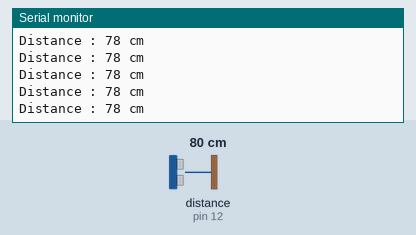
This sketch was run on a simulated Arduino Uno, built with avr-gcc and run on an emulated ATmega328P. Parts: the last lines printed to the serial monitor. Wiring (inferred from the names in the program): ultrasonic range finder: trigger pin 13; echo pin 12. The test bench sets the inputs (shaded band); at power-on: distance to the obstacle (sensor on pin 12) 80 cm. The echo pulse lasts 58.3 µs per cm.

Above: at 1.2 s.
1.3 s: distance to the obstacle (sensor on pin 12) set to 2 cm
At 1.8 s:
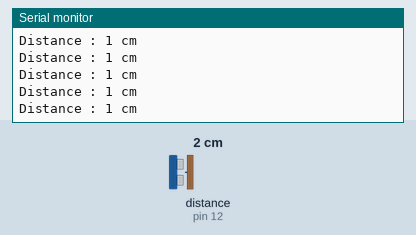
4.3 s: distance to the obstacle (sensor on pin 12) set to 18 cm
At 5.3 s:
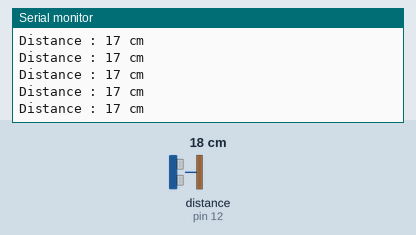
7.3 s: distance to the obstacle (sensor on pin 12) set to 4 cm
At 8.4 s:
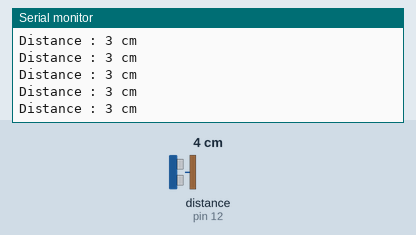
10.3 s: distance to the obstacle (sensor on pin 12) set to 35 cm
At 11.1 s:
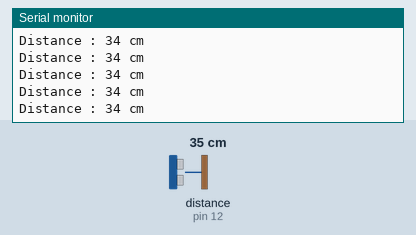
13.3 s: distance to the obstacle (sensor on pin 12) set to 9 cm
At 13.8 s:
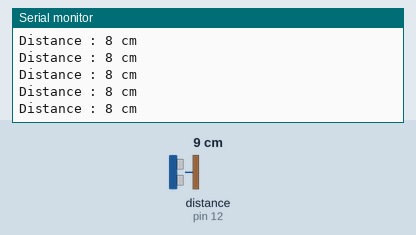
16.3 s: distance to the obstacle (sensor on pin 12) set to 120 cm
At 17.0 s:
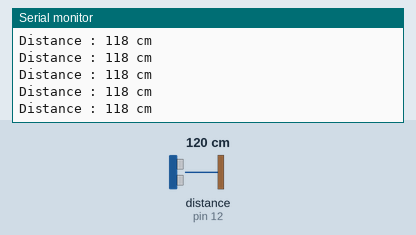
Timing chart, 0 to 19.3 s (numbered marks = the images above; inputs shaded):
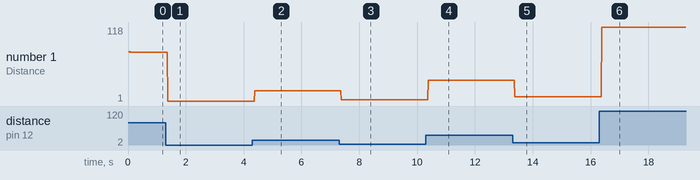

The sketch:

DISTANCE.ino
```cpp
#define echoPin 12
#define trigPin 13
long duration;
int distance;
void setup()
{
  pinMode(trigPin,OUTPUT);
  pinMode(echoPin,INPUT);
  Serial.begin(9600);
  Serial.println("UltraSonic Sensor Test");
}
void loop()
{
  digitalWrite(trigPin,LOW);
  delayMicroseconds(2);
  digitalWrite(trigPin,HIGH);
  delayMicroseconds(10);
  digitalWrite(trigPin,LOW);
  duration = pulseIn(echoPin,HIGH);
  distance = duration * 0.034 / 2;
  Serial.print("Distance : ");
  Serial.print(distance);
  Serial.println(" cm");
}
```

Measured:
- after the input at 1.3 s, the serial monitor: prints a new line after 0.07 s (image 1)
- after the input at 4.3 s, the serial monitor: prints a new line after 0.08 s (image 2)
- after the input at 7.3 s, the serial monitor: prints a new line after 0.07 s (image 3)
- after the input at 10.3 s, the serial monitor: prints a new line after 0.08 s (image 4)
- after the input at 13.3 s, the serial monitor: prints a new line after 0.07 s (image 5)
- after the input at 16.3 s, the serial monitor: prints a new line after 0.08 s (image 6)
- plotted number 1: 78 → 1 after the input at 1.3 s, 1 → 17 after the input at 4.3 s, 17 → 3 after the input at 7.3 s, 3 → 34 after the input at 10.3 s, 34 → 8 after the input at 13.3 s
